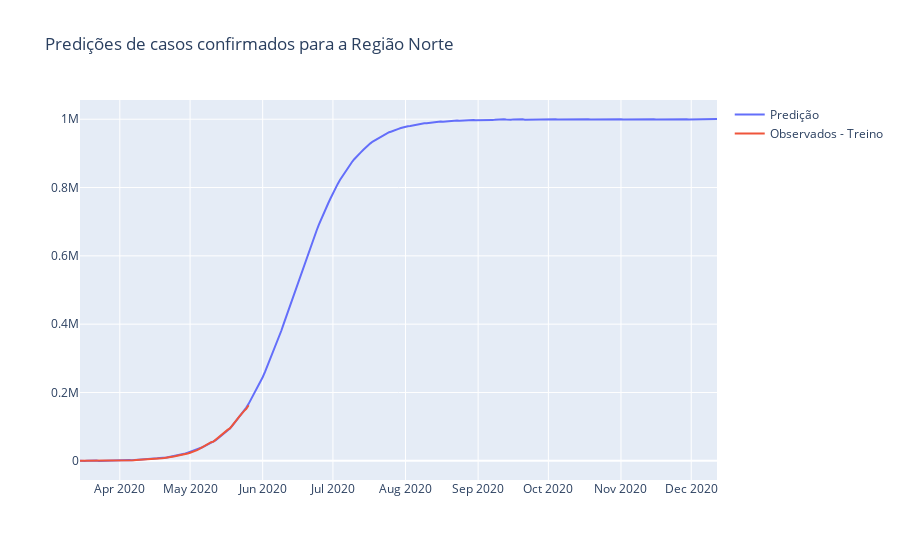

Notebook cell for this chart:
### Code cell
# modelo de crescimento >> prever ponto de virada
# prepocessamentos

# treino
train = confirmados.reset_index()[:-5]

# teste
test = confirmados.reset_index()[-5:]

# renomeando colunas
train.rename(columns={'date': 'ds', 'confirmed': 'y'}, inplace=True)
test.rename(columns={'date': 'ds', 'confirmed': 'y'}, inplace=True)

# definir mode de crescimento
# funcao sigmoide
profeta = Prophet(growth='logistic', changepoints=['2020-03-19', '2020-03-28', '2020-04-14', '2020-04-25', '2020-05-03'])

# populacao total brasileira
pop = 211463256 
# 1 milhao de pessoas contagiados
pop = 1000000
# 'cap' == capacidade
train['cap'] = pop

#treinando o modelo
profeta.fit(train)

#construindo previsões do futuro
# cenario 100% da população contaminada
future_dates = profeta.make_future_dataframe(periods=200)
future_dates['cap'] = pop
forecast = profeta.predict(future_dates)

fig = go.Figure()

fig.add_trace(go.Scatter(x=forecast.ds, y=forecast.yhat, name='Predição'))
# fig.add_trace(go.Scatter(x=test.index, y=test, name='Observados - Teste'))
fig.add_trace(go.Scatter(x=train.ds, y=train.y, name='Observados - Treino'))

fig.update_layout(title='Predições de casos confirmados para a Região Norte')
fig.show()

### Figure 1 — Plotly figure (JSON) as saved in the notebook; plotly's stock layout.template omitted (floating-point values rounded to 4 significant figures; data arrays with more than 128 entries replaced by an {"elided": "..."} marker saying what was removed)
{"data": [{"name": "Predição", "type": "scatter", "x": {"elided": "273 str values"}, "y": {"elided": "273 float values"}}, {"name": "Observados - Treino", "type": "scatter", "x": ["2020-03-15T00:00:00", "2020-03-16T00:00:00", "2020-03-17T00:00:00", "2020-03-18T00:00:00", "2020-03-19T00:00:00", "2020-03-20T00:00:00", "2020-03-21T00:00:00", "2020-03-22T00:00:00", "2020-03-23T00:00:00", "2020-03-24T00:00:00", "2020-03-25T00:00:00", "2020-03-26T00:00:00", "2020-03-27T00:00:00", "2020-03-28T00:00:00", "2020-03-29T00:00:00", "2020-03-30T00:00:00", "2020-03-31T00:00:00", "2020-04-01T00:00:00", "2020-04-02T00:00:00", "2020-04-03T00:00:00", "2020-04-04T00:00:00", "2020-04-05T00:00:00", "2020-04-06T00:00:00", "2020-04-07T00:00:00", "2020-04-08T00:00:00", "2020-04-09T00:00:00", "2020-04-10T00:00:00", "2020-04-11T00:00:00", "2020-04-12T00:00:00", "2020-04-13T00:00:00", "2020-04-14T00:00:00", "2020-04-15T00:00:00", "2020-04-16T00:00:00", "2020-04-17T00:00:00", "2020-04-18T00:00:00", "2020-04-19T00:00:00", "2020-04-20T00:00:00", "2020-04-21T00:00:00", "2020-04-22T00:00:00", "2020-04-23T00:00:00", "2020-04-24T00:00:00", "2020-04-25T00:00:00", "2020-04-26T00:00:00", "2020-04-27T00:00:00", "2020-04-28T00:00:00", "2020-04-29T00:00:00", "2020-04-30T00:00:00", "2020-05-01T00:00:00", "2020-05-02T00:00:00", "2020-05-03T00:00:00", "2020-05-04T00:00:00", "2020-05-05T00:00:00", "2020-05-06T00:00:00", "2020-05-07T00:00:00", "2020-05-08T00:00:00", "2020-05-09T00:00:00", "2020-05-10T00:00:00", "2020-05-11T00:00:00", "2020-05-12T00:00:00", "2020-05-13T00:00:00", "2020-05-14T00:00:00", "2020-05-15T00:00:00", "2020-05-16T00:00:00", "2020-05-17T00:00:00", "2020-05-18T00:00:00", "2020-05-19T00:00:00", "2020-05-20T00:00:00", "2020-05-21T00:00:00", "2020-05-22T00:00:00", "2020-05-23T00:00:00", "2020-05-24T00:00:00", "2020-05-25T00:00:00", "2020-05-26T00:00:00"], "y": [1, 1, 1, 1, 8, 15, 26, 49, 59, 82, 105, 126, 145, 368, 454, 508, 588, 675, 754, 854, 1054, 1302, 1582, 1903, 2452, 2720, 3010, 3326, 3796, 4056, 4832, 5164, 5754, 6316, 6832, 7382, 8218, 8862, 9814, 11028, 12288, 13926, 15200, 16110, 17490, 19188, 21545, 23714, 25548, 28752, 31324, 34724, 38950, 42754, 46414, 51130, 54390, 56102, 61800, 68176, 74862, 80946, 86932, 90554, 94638, 102214, 111160, 120390, 129580, 138740, 145472, 151844, 162462]}], "layout": {"title": {"text": "Predições de casos confirmados para a Região Norte"}}}
